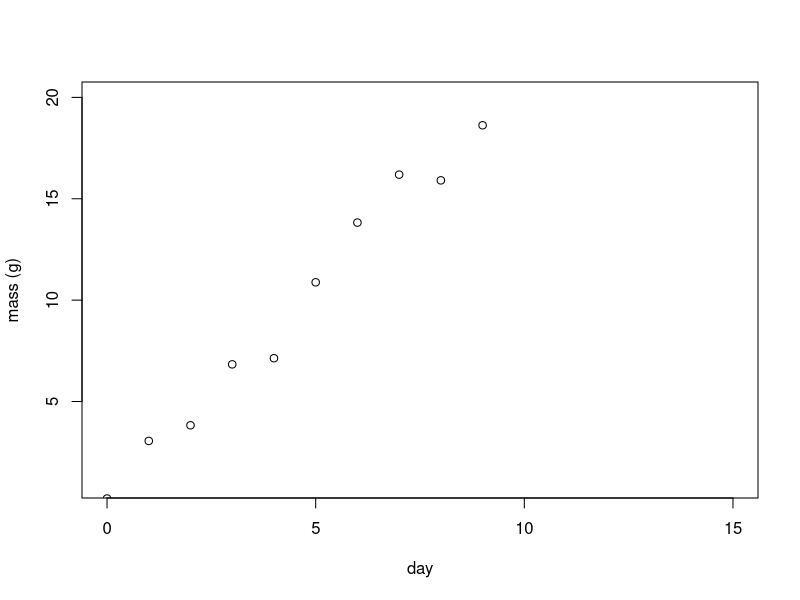

R code for this plot: (Note: this script raises an error after producing the figure.)
## ---- chunk 1
library(forecast)
library(dplyr)
library(lubridate)
library(broom)
set.seed(103)

days <- 0:9
mass <- vector(length = 10)
for(t in seq_along(days)){
  mass[t] <- 1 + 2 * days[t] + rnorm(1, 0, 1)
}


linear_data <- data.frame(day = days, mass = mass)
plot(mass~day, 
     data = linear_data, 
     ylab = 'mass (g)', 
     ylim = c(1, 20),
     xlim = c(0, 15))

## ---- chunk 2
mod_linear <- lm(mass ~ 1 + days, data = linear_data)
tidy(mod_linear)
## ---- chunk 3
mod_linear

## you can look at model statistics 
summary(mod_linear)



# plot(mod_linear)
## ---- chunk 4

n_sims <- 1000
sim_data <- list()
fits <- list()
days <- 0:9
n <- length(days)


for(i in 1:n_sims){
  sim_data[[i]] <- vector(mode = 'double', length = n)
  for(t in seq_along(days)){
    mass[t] <- 1 + 2 * days[t] + rnorm(1, 0, 1)
  }
  sim_data[[i]] <- mass
  fits[[i]] <- lm(mass ~ 1 + days)
}
## ---- chunk 5
v <- vector(length = n_sims)
stats <- data.frame(intercept = v, slope = v, sigma = v, p_i = v, p_s = v)
for(i in 1:n_sims){
  stats[i, c('intercept', 'slope')] <- coef(fits[[i]])
  stats[i, 'sigma']                 <- sigma(fits[[i]])
  stats[i, c('p_i', 'p_s')]         <- summary(fits[[i]])$coefficients[1:2, 4]
}


## ---- chunk 6
data.frame(slope = c(mean(stats$slope), sd(stats$slope)), 
           intercept = c(mean(stats$intercept), sd(stats$intercept)), 
           row.names = c('mean', 'sd'))

## ---- chunk 7

sum(intercept_ps > 0.05)/length(day_ps)
sum(day_ps > 0.05)/length(day_ps)
## ---- chunk 8

newdays <- 11:15
newdat <- data.frame(days = newdays)
preds <- predict(mod_linear, 
                 newdata = newdat)
## approx. equivalent to:
# preds <- 1 + 2 * newdays

plot(mass ~ day, 
     data = linear_data, 
     ylab = 'mass (g)', 
     ylim = c(1, 30),
     xlim = c(0, 15)) +
  points(newdays, preds, col = 'red') +
  abline(coef(mod_linear)) + 
  abline(confint(mod_linear)[,1], lty = 2) +
  abline(confint(mod_linear)[,2], lty = 2)

## ---- chunk 9
set.seed(210)
months <- 1:240
noise <- rnorm(length(months))

lag   <- vector() 
for(t in 1:length(months)){
  if(t == 1){
    lag[t]  <- rnorm(1)
  } else {
    lag[t]  <- (lag[t-1] + noise[t]) / 2
  }
}

lag_trend <- lag + months / 48

seasonal <- 2*sin(2*pi*months/12) + noise

seasonal_trend <- seasonal + months / 48 

## ---- chunk 10
all <- ts(data = data.frame(noise, lag, lag_trend, seasonal, seasonal_trend), 
          frequency = 12)

plot(all)
## ---- chunk 11
lag.plot(all, set.lags = c(1, 3, 6, 9))

## ---- chunk 12
acf(all[,'noise'], xlab = 'Lag (years), noise')
acf(all[,'lag'], xlab = 'Lag (years), lag 1')
acf(all[,'lag'], xlab = 'Lag (years), lag 1 and trend')
acf(all[,'seasonal'], xlab = 'Lag (years), seasonal')

## ---- chunk 13
dec <- decompose(all[,'seasonal_trend'])

plot(dec)
## ---- chunk 14
r <- rpois(n = length(dec$random), lambda = 4)
tidy(lm(dec$random ~ r, data = dec_df))
## ---- chunk 15

tidy(lm(dec$trend ~ months))

## ---- chunk 16
seasonal_stl <- stl(all[,'seasonal_trend'], s.window = 6)
plot(seasonal_stl)
## note how you can access each component of the decomposed time series 
## plot(seasonal_stl$time.series[,c('trend', 'seasonal', 'remainder')])
## ---- chunk 17
fit <- lm(seasonal_stl$time.series[,'trend'] ~ months)
coef(fit)

## ---- chunk 18
ts_fit <- tslm(all[,'seasonal_trend'] ~ trend + season)
plot(forecast(ts_fit, h = 20))
tidy(ts_fit)

## ---- chunk 19
auto_fit <- auto.arima(all[,'seasonal_trend'])
summary(auto_fit)
## ---- chunk 20
mac_daymet <- readr::read_csv('../data/mac_daymet.csv') %>% 
    select(date, precip, tmean, srad, vpd)

head(mac_daymet)
## ---- chunk 21
tmean.ts <- ts(mac_daymet$tmean, 
               start = c(2000, 1), 
               end = c(2020, 365), 
               deltat = 1/365)

mac_ts <- ts(mac_daymet, 
               start = c(2000, 1), 
               end = c(2020, 365), 
               deltat = 1/365)

## ---- chunk 22
plot(tmean.ts, ylab = "Daily mean T", xlab = "Year")
## ---- chunk 23
lag.plot(tmean.ts, set.lags = c(1, 7, 30, 90, 180, 360))
## ---- chunk 24
angle <- 1:13 * 2 * pi/12

x <- sin(angle)
x_lag <- c(x[10:12], x[1:10])
plot(x, type = 'l') + lines(x_lag, lty = 2)
plot(x, x_lag, type = 'l')
## ---- chunk 25
tmean_mo <- mac_daymet %>% 
    mutate(year = year(date), month = month(date)) %>% 
    group_by(year, month) %>% 
    summarise(tmean = mean(tmean), .groups = 'keep') %>% 
    ungroup() %>% 
    select(tmean)

tmean.mo.ts <- ts(tmean_mo, start = c(2000, 1), end = c(2020, 12), frequency = 12)

lag.plot(tmean.mo.ts, lags = 12)


## ---- chunk 26
plot(acf(tmean.mo.ts), xlab = 'Time (years)')
## ---- chunk 27
vpd_mo <- mac_daymet %>% 
    mutate(year = year(date), month = month(date)) %>% 
    group_by(year, month) %>% 
    summarise(vpd = mean(vpd), .groups = 'keep') %>% 
    ungroup() %>% 
    select(vpd)

lag.plot(vpd_mo, lags = 12)
acf(vpd_mo)

ccf(tmean_mo, vpd_mo)
## ---- chunk 28
precip.ts <- ts(mac_daymet$precip, 
               start = c(2000, 1), 
               end = c(2020, 365), 
               deltat = 1/365)
lag.plot(precip.ts)
vpd.ts <- ts(mac_daymet$vpd, 
               start = c(2000, 1), 
               end = c(2020, 365), 
               deltat = 1/365)

lag.plot(vpd.ts, )

all.ts <- ts(mac_daymet, 
               start = c(2000, 1), 
               end = c(2020, 365), 
               deltat = 1/365)
lag.plot(all.ts)

ccf(vpd.ts, precip.ts)
ccf(precip.ts, tmean.ts)

## ---- chunk 29
d <- decompose(tmean.ts)
mvlm <- tslm(d$random ~ srad + vpd + srad:vpd, data = mac_ts)


summary(mvlm)

## ---- chunk 30

s <- stl(tmean.ts, s.window = 'periodic')
r <- seasadj(d)
stlmvlm <- tslm(r ~ srad + vpd + srad:vpd, data = mac_ts)
summary(stlmvlm)
